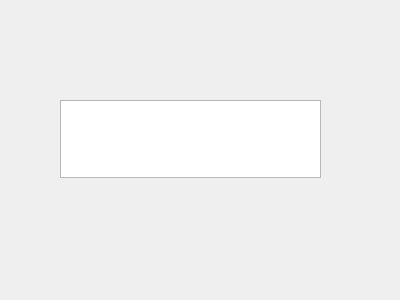
<?xml version="1.0" encoding="UTF-8"?>
<ui version="4.0">
 <class>StackWidget</class>
 <widget class="QWidget" name="StackWidget">
  <property name="geometry">
   <rect>
    <x>0</x>
    <y>0</y>
    <width>400</width>
    <height>300</height>
   </rect>
  </property>
  <property name="windowTitle">
   <string>Form</string>
  </property>
  <widget class="QTableWidget" name="tableWidgetPile">
   <property name="geometry">
    <rect>
     <x>60</x>
     <y>100</y>
     <width>261</width>
     <height>78</height>
    </rect>
   </property>
  </widget>
 </widget>
 <resources/>
 <connections/>
</ui>
